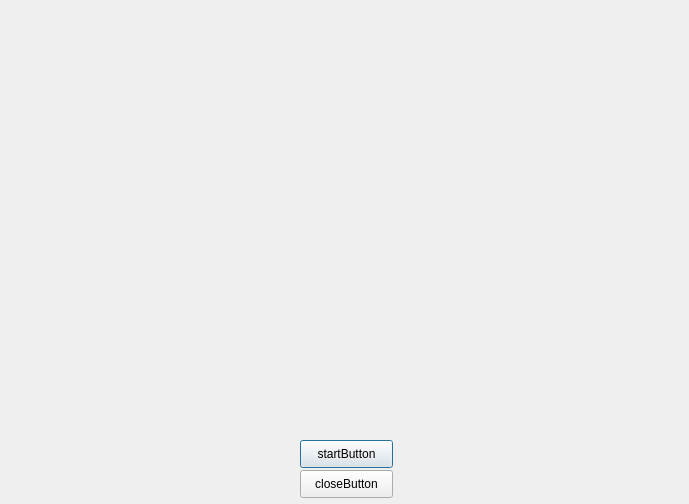
<?xml version="1.0" encoding="UTF-8"?>
<ui version="4.0">
 <class>Dialog</class>
 <widget class="QDialog" name="Dialog">
  <property name="geometry">
   <rect>
    <x>0</x>
    <y>0</y>
    <width>689</width>
    <height>504</height>
   </rect>
  </property>
  <property name="windowTitle">
   <string>Dialog</string>
  </property>
  <widget class="QPushButton" name="pushButton">
   <property name="geometry">
    <rect>
     <x>300</x>
     <y>440</y>
     <width>93</width>
     <height>28</height>
    </rect>
   </property>
   <property name="text">
    <string>startButton</string>
   </property>
  </widget>
  <widget class="QPushButton" name="pushButton_2">
   <property name="geometry">
    <rect>
     <x>300</x>
     <y>470</y>
     <width>93</width>
     <height>28</height>
    </rect>
   </property>
   <property name="text">
    <string>closeButton</string>
   </property>
  </widget>
  <widget class="QLabel" name="label">
   <property name="geometry">
    <rect>
     <x>60</x>
     <y>30</y>
     <width>221</width>
     <height>121</height>
    </rect>
   </property>
   <property name="text">
    <string/>
   </property>
  </widget>
  <widget class="QLabel" name="label_2">
   <property name="geometry">
    <rect>
     <x>84</x>
     <y>50</y>
     <width>531</width>
     <height>311</height>
    </rect>
   </property>
   <property name="text">
    <string/>
   </property>
  </widget>
 </widget>
 <resources/>
 <connections/>
</ui>
